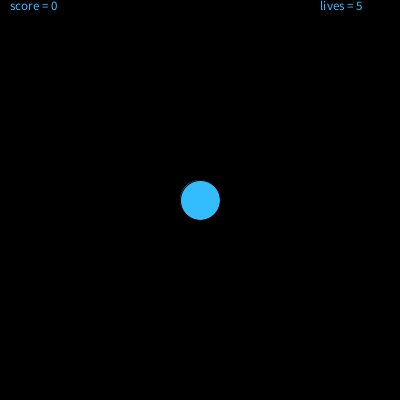
Frame 1 (no input)
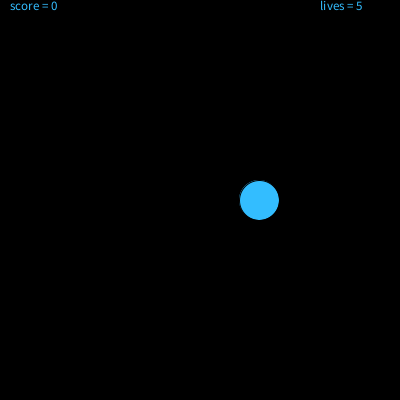
Frame 60 (the mouse pressed at the canvas centre just before this capture)
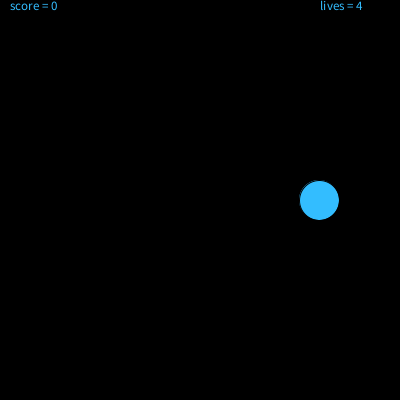
Frame 120 (the mouse held since frame 60 and released just before this capture)

The Processing sketch that drew these frames (run headless with seeded random() and noise(); from frame 60 on, the mouse is pressed at the canvas centre):

// Processing sketch: vieti
// ── vieti.pde
int xPos;                      //Position of the ball
int speed=1;                   //How fast is it moving?
int xDir=1;                    //what direction is the ball going?
int score=0;                   //Inital score
int lives=5;                   //Number of lives you start with
boolean lost=false;            //Have you lost yet?

void setup()                   //Runs once when program launches
{
  size (400,400);              //Sets the size of the windoe
  smooth();
  xPos=width/2;                //Centers our ball
  fill(51,189,255);            //Makes the ball and text blue
  textSize(13);                //Sets the size of our text
}

void draw()                                      //Loops over and over again
{
  background (0);                                //Black background
  ellipse(xPos, height/2,40,40);                 //Draw the ball at the xPos (the ball moves just on the ox axes)
  xPos=xPos+(speed*xDir);                        //Update the ball's position 
  if (xPos > width-20 || xPos<20)                //Did the ball hit the side?
  {
    xDir=-xDir;                                  //If it did reverse the direction
  }
  text("score = "+score,10,10);                  //Print the score on the screen
  text("lives = "+lives,width-80,10);            //Print remaining lives
  if (lives<=0)                                  //Check to see if you lost
  {
    textSize(20);                                //Set the size of the text
    text("Click to Restart", 125,100);
    noLoop();                                    //Stop looping at the end of the draw function
    lost=true;
    textSize(13);
  }
}

void mousePressed()                              //Runs whenever the mouse is pressed
{
  if (dist(mouseX, mouseY, xPos, 200)<=20)       //Did we hit the target?
  {
    score=score+speed;                           //Increase the speed
    speed=speed+1;                               //Increase the Score
  }
  else                                           //We missed
  {
    if (speed<1)                                 //If speed is greater than 1 decrease the speed to make the games easier
    {
        speed=speed-1;
    }
    lives=lives-1;                               //Take away one life
  }
  if (lost==true)                                //If we lost the game, reset now and start over 
  {
    speed=1;                                     //Reset all variables to initial conditions
    lives=5;
    score=0;
    xPos=width/2;
    xDir=1;
    lost=false;
    loop();                                     //Begin looping draw function again
  }
}


//What about trying to change the line if (dist(mouseX, mouseY, xPos, 200)<=20)   to  (dist(mouseX, mouseY, xPos, 200)<=2000) ? Congratulations, you just hacked the game! By changing the 
// "20" value, we made the area where we can clik bigger, and now no matter where you click on the screen, you won't lost any lives.
